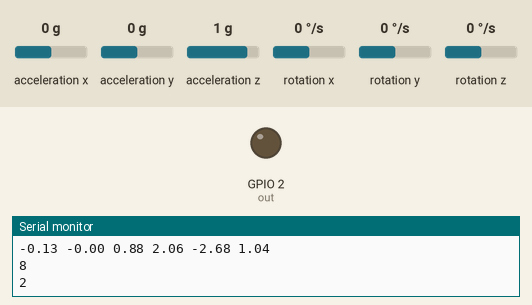
The sketch below on a simulated ESP32. On the bench: output pins drawn as LEDs (lit = HIGH), the last lines printed to the serial monitor. Wiring (inferred from the names in the program): MPU-6050 motion sensor at I2C address 0x68. Inputs (shaded band) come from the test bench; at power-on: acceleration z 1 g, rotation x 0 °/s, acceleration x 0 g, acceleration y 0 g, rotation y 0 °/s, rotation z 0 °/s. WiFi joins after 1.5 s; servers stay silent unless stated; pins used as bus, display or sensor lines are not drawn.

Above: at 3.0 s.
3.1 s: acceleration z set to 0 g
4.6 s: rotation x set to -192 °/s
At 5.4 s:
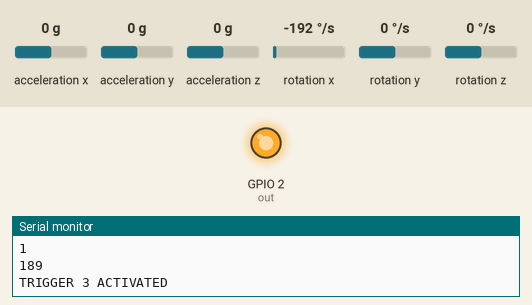
Timing chart, 0 to 13.1 s (numbered marks = the images above; inputs shaded):
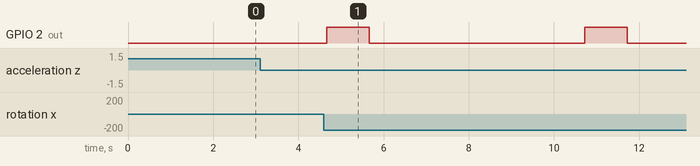

Measured:
- after the input at 4.6 s, GPIO 2 (out): alternates HIGH for 1.0 s and LOW for 5.1 s, starting after 0.06 s

The sketch:

Fall_detection_code.ino
```cpp
#include <Wire.h>
#include <WiFi.h>
#include <WiFiClient.h>
#define BLYNK_TEMPLATE_ID "TMPL3LuIO-t9q"
#define BLYNK_TEMPLATE_NAME "fall detection"
#define BLYNK_AUTH_TOKEN "iTcVab1cqXk9rhqHdv80umwrM7SWvJ5q"
#define BLYNK_PRINT Serial
#include <BlynkSimpleEsp32.h>
char auth[] = BLYNK_AUTH_TOKEN;
char ssid[] = "vivo T1 5G";
char pass[] = "12345678";
int out=2;
int d4=4;
const int MPU_addr=0x68;  // I2C address of the MPU-6050
int16_t AcX,AcY,AcZ,Tmp,GyX,GyY,GyZ;
float ax=0, ay=0, az=0, gx=0, gy=0, gz=0;
boolean fall = false; //stores if a fall has occurred
boolean trigger1=false; //stores if first trigger (lower threshold) has occurred
boolean trigger2=false; //stores if second trigger (upper threshold) has occurred
boolean trigger3=false; //stores if third trigger (orientation change) has occurred
byte trigger1count=0; //stores the counts past since trigger 1 was set true
byte trigger2count=0; //stores the counts past since trigger 2 was set true
byte trigger3count=0; //stores the counts past since trigger 3 was set true
int angleChange=0;
int flamg=1;
BLYNK_WRITE(V0){
  int pinval= param.asInt();
  if (pinval>0.5){
    flamg=1;
  }
  else{flamg=0;}
}

void setup()
{
    pinMode(d4, OUTPUT);
    Serial.begin(115200);
    pinMode(out,OUTPUT);
    Blynk.begin(auth, ssid, pass, "blynk.cloud", 80);
    Wire.begin();
    Wire.beginTransmission(MPU_addr);
    Wire.write(0x6B);
    Wire.write(0);
    Wire.endTransmission(true);
    Serial.println("Wrote to IMU");
    Serial.println("Connecting to ");
    Serial.println(ssid);
    WiFi.begin(ssid, pass);
    while (WiFi.status() != WL_CONNECTED)
    {
        delay(500);
        Serial.print("."); // print ... till not connected
    }
    Serial.println("");
    Serial.println("WiFi connected");
}
void loop()
{
    digitalWrite(d4,flamg);
    Blynk.run();
    mpu_read();
    ax = (AcX-2050)/16384.00;
    ay = (AcY-77)/16384.00;
    az = (AcZ-1947)/16384.00;
    gx = (GyX+270)/131.07;
    gy = (GyY-351)/131.07;
    gz = (GyZ+136)/131.07;


    Serial.print(ax);
    Serial.print(" ");
    Serial.print(ay);
    Serial.print(" ");
    Serial.print(az);
    Serial.print(" ");
    Serial.print(gx);
    Serial.print(" ");
    Serial.print(gy);
    Serial.print(" ");
    Serial.print(gz);
    Serial.print(" ");
    Serial.print("\n");

    // calculating Amplitute vactor for 3 axis
    float Raw_Amp = pow(pow(ax/2,2)+pow(ay/2,2)+pow(az,2),0.5);
    int Amp = Raw_Amp * 10;  // Multiplied by 10 to values are between 0 to 1
    Serial.println(Amp);
    angleChange = pow(pow(gx,2)+pow(gz,2),0.5); Serial.println(angleChange);
    if (Amp<=4 && trigger2==false) //if AM breaks lower threshold (0.4g)
    {
        trigger2=true;
        trigger1=true;
        Serial.println("TRIGGER 1,2 ACTIVATED");

    }
    if (trigger1==true && Amp>=12)
    {
        trigger2=false;trigger1=false;
        Serial.println("TRIGGER 2 DEACTIVATED");
        delay(1000);
    }
    if (trigger2==true)
    {
        if (angleChange>=185)
        {
            trigger1=false; trigger2=false;
            Serial.println("TRIGGER 3 ACTIVATED");

            if (flamg==1){
              digitalWrite(out,HIGH);
              Blynk.logEvent("fall_detection", "Fall Detected");
              delay(1000);
              digitalWrite(out,LOW);
              delay(5000);
              }

        }
    }
    delay(60);
}

void mpu_read()
{
    Wire.beginTransmission(MPU_addr);
    Wire.write(0x3B);
    Wire.endTransmission(false);
    Wire.requestFrom(MPU_addr,14,true);
    AcX=Wire.read()<<8|Wire.read();  // 0x3B (ACCEL_XOUT_H) & 0x3C (ACCEL_XOUT_L)
    AcY=Wire.read()<<8|Wire.read();  // 0x3D (ACCEL_YOUT_H) & 0x3E (ACCEL_YOUT_L)
    AcZ=Wire.read()<<8|Wire.read();  // 0x3F (ACCEL_ZOUT_H) & 0x40 (ACCEL_ZOUT_L)
    Tmp=Wire.read()<<8|Wire.read();  // 0x41 (TEMP_OUT_H) & 0x42 (TEMP_OUT_L)
    GyX=Wire.read()<<8|Wire.read();  // 0x43 (GYRO_XOUT_H) & 0x44 (GYRO_XOUT_L)
    GyY=Wire.read()<<8|Wire.read();  // 0x45 (GYRO_YOUT_H) & 0x46 (GYRO_YOUT_L)
    GyZ=Wire.read()<<8|Wire.read();  // 0x47 (GYRO_ZOUT_H) & 0x48 (GYRO_ZOUT_L)
}
```
